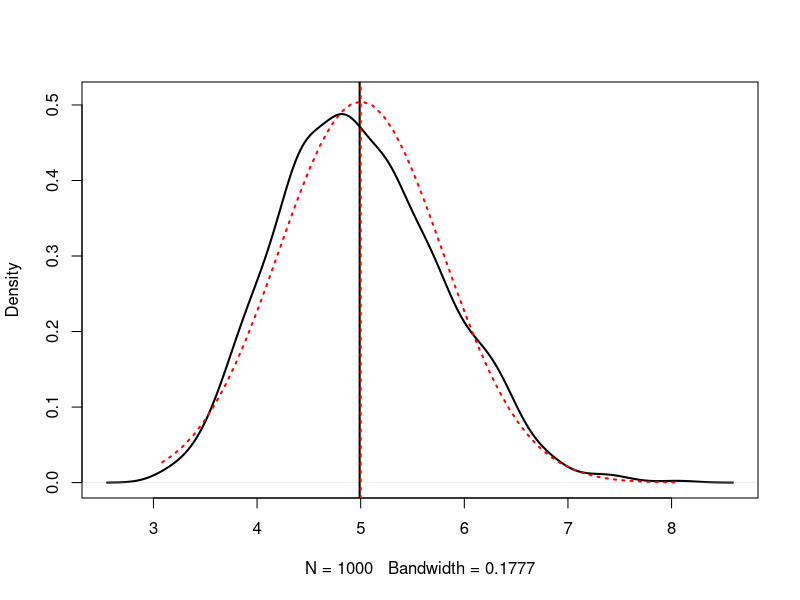
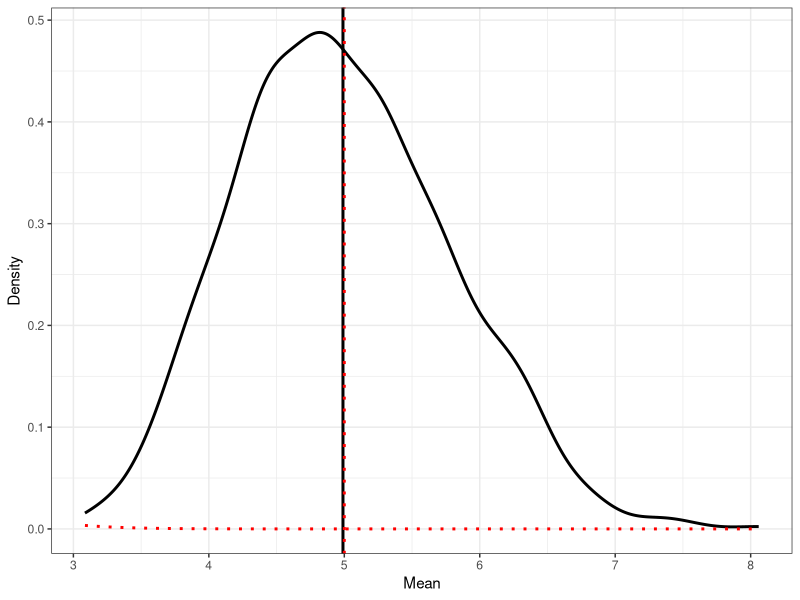
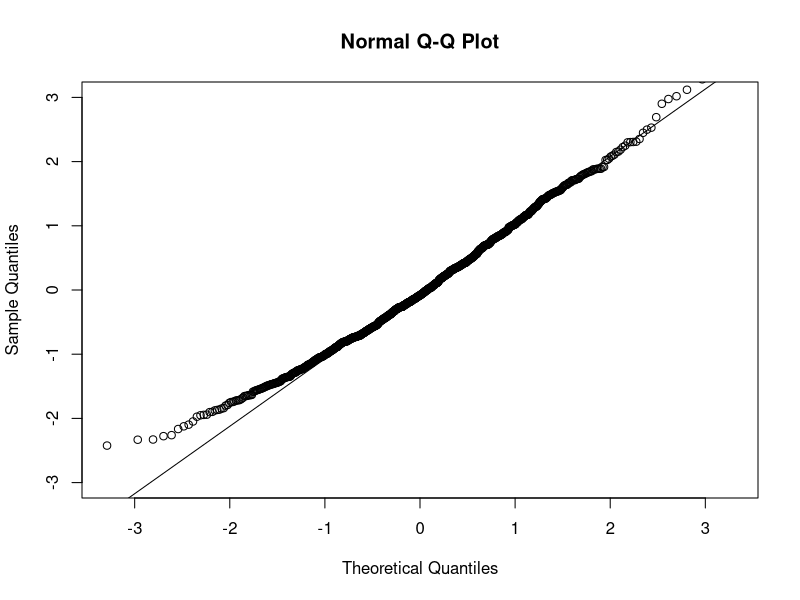

Write R code to recreate these figures, in order. (Note: this script raises an error after producing the figures.)
## ---- chunk 1
library(ggplot2) # load package ggplot2 for plotting
## ---- chunk 2
set.seed(1) # set random seed for reproducibility

n <- 40
lambda <- 0.2
nsim <- 1000

temp <- matrix(rexp(n * nsim, lambda), ncol = n)
dat <- data.frame(mean = apply(temp, 1, mean),
                  sd = apply(temp, 1, sd))
## ---- chunk 3
d.plot <- density(dat$mean)

plot(d.plot, col = "black", lwd = 2, lty = 1, main = "", ylim = c(0,0.51))

abline(v = mean(dat$mean), col = "black", lwd = 2, lty = 1) # mean of empirical dist.

xnorm <- seq(min(dat$mean), max(dat$mean), length = 50)
ynorm <- dnorm(xnorm, mean = 1/lambda, sd = (1/lambda)/sqrt(n))
lines(xnorm, ynorm, col = "red", lwd = 2, lty = 3)  # normal distribution

abline(v = 1/lambda, col = "red", lwd = 2, lty = 3) # mean of normal distribution
## ---- chunk 4
ci.ll <- dat$mean - 1.96 * dat$mean / sqrt(n) # lower CI limit
ci.ul <- dat$mean + 1.96 * dat$mean / sqrt(n) # upper CI limit

coverage <- sum(1/lambda >= ci.ll & 1/lambda <= ci.ul) / nsim
## ---- chunk 5
ggplot(dat, aes(x = mean)) + 
  geom_density(size = 1, aes(y = ..density..), ylim = c(0, 0.51)) +
  xlab("Mean") + ylab("Density") +
  geom_vline(xintercept = mean(dat$mean), size = 1) + 
  stat_function(fun = dnorm, colour = "red", size = 1, linetype = 3,
                arg = list(mean = 1/lambda,  sd = (1/lambda)/sqrt(n))) +
  geom_vline(xintercept = 1/lambda, colour = "red", size = 1, linetype = 3) +
  theme_bw()
## ---- chunk 6
qqnorm(y = (dat$mean - mean(dat$mean)) / sd(dat$mean), ylim = c(-3, 3))
qqline(y = (dat$mean - mean(dat$mean)) / sd(dat$mean))
## ---- chunk 7

ggplot(dat, aes(x=1:100, y=mean[1:100], ymin=ci.ll[1:100], ymax=ci.ul[1:100])) +
    geom_pointrange() +
    geom_hline(yintercept=1/lambda, col = "red", lty=2, size = 1) +
    xlab("Sample Number") + ylab("Mean") +
    theme_bw()
## ---- chunk 8
ci <- 1/lambda + c(-1, 1) * 1.96 * (1/lambda)/sqrt(n) # CHECK
coverage <- sum(dat$mean >= ci[1] & dat$mean <= ci[2]) / nsim

ggplot(dat, aes(x=1:100, y=mean[1:100])) +
  geom_ribbon(aes(ymin=ci[1],ymax=ci[2]), fill = "pink", alpha = 0.5) +  
  geom_hline(yintercept=1/lambda, col = "red", lty = 2, size = 1) +
  geom_point() +
  xlab("Sample Number") + ylab("Mean") +
  theme_bw()
## ---- chunk 9
x1 <- max(which(d.plot$x <= ci[1])) # lower boundary
x2 <- min(which(d.plot$x >= ci[2])) # upper boundary

plot(d.plot, col = "black", lwd = 2, lty = 1, main ="")
polygon(x = c(d.plot$x[x1], d.plot$x[x1:x2], d.plot$x[x2]),
        y = c(0, d.plot$y[x1:x2], 0), col = "pink")
text(5, 0.25, "95%\n(approx)")
